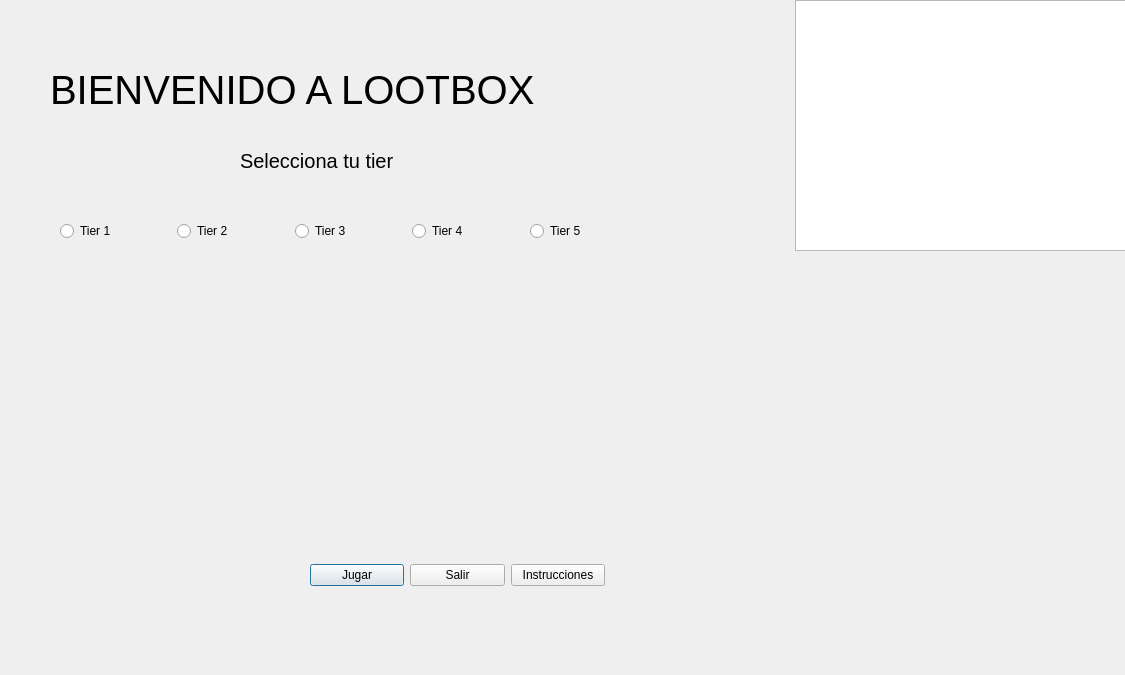
<?xml version="1.0" encoding="UTF-8"?>
<ui version="4.0">
 <class>Dialog</class>
 <widget class="QDialog" name="Dialog">
  <property name="geometry">
   <rect>
    <x>0</x>
    <y>0</y>
    <width>1125</width>
    <height>675</height>
   </rect>
  </property>
  <property name="windowTitle">
   <string>Dialog</string>
  </property>
  <property name="styleSheet">
   <string notr="true"/>
  </property>
  <widget class="QLabel" name="label">
   <property name="geometry">
    <rect>
     <x>50</x>
     <y>60</y>
     <width>567</width>
     <height>60</height>
    </rect>
   </property>
   <property name="font">
    <font>
     <pointsize>30</pointsize>
    </font>
   </property>
   <property name="text">
    <string>BIENVENIDO A LOOTBOX</string>
   </property>
  </widget>
  <widget class="QGraphicsView" name="graphicsView">
   <property name="geometry">
    <rect>
     <x>795</x>
     <y>0</y>
     <width>331</width>
     <height>251</height>
    </rect>
   </property>
  </widget>
  <widget class="QLabel" name="label_2">
   <property name="geometry">
    <rect>
     <x>240</x>
     <y>150</y>
     <width>201</width>
     <height>21</height>
    </rect>
   </property>
   <property name="font">
    <font>
     <pointsize>15</pointsize>
    </font>
   </property>
   <property name="text">
    <string>Selecciona tu tier</string>
   </property>
  </widget>
  <widget class="QWidget" name="gridLayoutWidget">
   <property name="geometry">
    <rect>
     <x>310</x>
     <y>560</y>
     <width>295</width>
     <height>31</height>
    </rect>
   </property>
   <layout class="QHBoxLayout" name="horizontalLayout_4">
    <item>
     <widget class="QPushButton" name="pushButton">
      <property name="text">
       <string>Jugar</string>
      </property>
     </widget>
    </item>
    <item>
     <widget class="QPushButton" name="pushButton_5">
      <property name="text">
       <string>Salir</string>
      </property>
     </widget>
    </item>
    <item>
     <widget class="QPushButton" name="pushButton_3">
      <property name="text">
       <string>Instrucciones</string>
      </property>
     </widget>
    </item>
   </layout>
  </widget>
  <widget class="QWidget" name="layoutWidget">
   <property name="geometry">
    <rect>
     <x>60</x>
     <y>220</y>
     <width>531</width>
     <height>22</height>
    </rect>
   </property>
   <layout class="QHBoxLayout" name="horizontalLayout">
    <property name="spacing">
     <number>56</number>
    </property>
    <item>
     <widget class="QRadioButton" name="radioButton">
      <property name="text">
       <string>Tier 1</string>
      </property>
     </widget>
    </item>
    <item>
     <widget class="QRadioButton" name="radioButton_2">
      <property name="text">
       <string>Tier 2</string>
      </property>
     </widget>
    </item>
    <item>
     <widget class="QRadioButton" name="radioButton_3">
      <property name="text">
       <string>Tier 3</string>
      </property>
     </widget>
    </item>
    <item>
     <widget class="QRadioButton" name="radioButton_4">
      <property name="text">
       <string>Tier 4</string>
      </property>
     </widget>
    </item>
    <item>
     <widget class="QRadioButton" name="radioButton_5">
      <property name="text">
       <string>Tier 5</string>
      </property>
     </widget>
    </item>
   </layout>
  </widget>
 </widget>
 <resources/>
 <connections/>
</ui>
